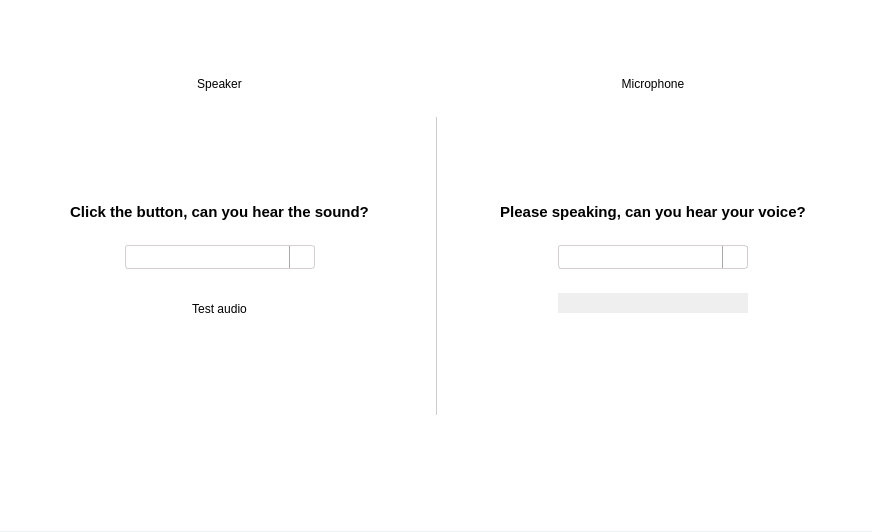
<?xml version="1.0" encoding="UTF-8"?>
<ui version="4.0">
 <class>ns::TestVoice</class>
 <widget class="QWidget" name="ns::TestVoice">
  <property name="geometry">
   <rect>
    <x>0</x>
    <y>0</y>
    <width>872</width>
    <height>532</height>
   </rect>
  </property>
  <property name="windowTitle">
   <string>YesPo Service Client</string>
  </property>
  <property name="styleSheet">
   <string notr="true">* {
	font-family: Verdana, &quot;宋体&quot;, Arial, Sans-serif, Segoe UI, Tahoma;
}

#widgetTestAudio {
	background: #ffffff;
	border-bottom : 1px solid #eff4f6;
}

#widgetTestAudio #labelSpeakImage {
	background-image: url(:/images/ui/test_audio_speaker.png);
	background-repeat: none;
	background-position: center center;
}

#widgetTestAudio #labelSpeakDescription {
	font-size: 15px;
	font-weight : bold;
}

QComboBox {
	border: 1px solid #d5cfcf;
	border-radius: 3px;
	padding: 1px 2px 1px 2px;
}

QComboBox::drop-down {
    subcontrol-origin: padding;
    subcontrol-position: top right;
    width: 24px;
    border-left-width: 1px;
    border-left-color: darkgray;
    border-left-style: solid; /* just a single line */
    border-top-right-radius: 3px; /* same radius as the QComboBox */
    border-bottom-right-radius: 3px;
}
 
QComboBox::down-arrow {
    image: url(:/images/ui/testvoice_down_arrow.png);
}

QComboBox::down-arrow:hover {
    image: url(:/images/ui/testvoice_down_arrow_hover.png);
}

QComboBox::down-arrow:pressed {
    image: url(:/images/ui/testvoice_down_arrow_pressed.png);
}

#widgetTestAudio #pushButtonSpeakTest {
	border-image: url(:/images/ui/test_playback.png) 0 3 0 3;
	border-top: 0px transparent;
	border-right: 3px transparent;
	border-bottom: 0px transparent;
	border-left: 3px transparent;
}

#widgetTestAudio #pushButtonSpeakTest:hover {
	border-image: url(:/images/ui/test_playback_hover.png) 0 3 0 3;
}

#widgetTestAudio #pushButtonSpeakTest:pressed {
	border-image: url(:/images/ui/test_playback_pressed.png) 0 3 0 3;
}

#widgetTestAudio #labelMicImage {
	background-image: url(:/images/ui/test_audio_microphone.png);
	background-repeat: none;
	background-position: center center;
}

#widgetTestAudio #labelMicDescription {
	font-size: 15px;
	font-weight : bold;
}

#widgetTestAudio #comboBoxMic {
	border: 1px solid #d5cfcf;
	border-radius: 3px;
}

#line {
	border : 1px solid #cccccc;
}</string>
  </property>
  <layout class="QVBoxLayout" name="verticalLayout">
   <property name="spacing">
    <number>0</number>
   </property>
   <property name="margin">
    <number>0</number>
   </property>
   <item>
    <widget class="QWidget" name="widgetTestAudio" native="true">
     <layout class="QHBoxLayout" name="horizontalLayout_5">
      <item>
       <layout class="QVBoxLayout" name="verticalLayout_3">
        <property name="spacing">
         <number>24</number>
        </property>
        <property name="topMargin">
         <number>68</number>
        </property>
        <property name="bottomMargin">
         <number>50</number>
        </property>
        <item>
         <widget class="QLabel" name="labelSpeakTitle">
          <property name="text">
           <string>Speaker</string>
          </property>
          <property name="alignment">
           <set>Qt::AlignCenter</set>
          </property>
         </widget>
        </item>
        <item>
         <widget class="QWidget" name="widgetSpeakerImage" native="true">
          <property name="minimumSize">
           <size>
            <width>0</width>
            <height>64</height>
           </size>
          </property>
          <property name="maximumSize">
           <size>
            <width>16777215</width>
            <height>64</height>
           </size>
          </property>
          <layout class="QVBoxLayout" name="verticalLayout_2">
           <property name="spacing">
            <number>0</number>
           </property>
           <property name="leftMargin">
            <number>0</number>
           </property>
           <property name="topMargin">
            <number>2</number>
           </property>
           <property name="rightMargin">
            <number>0</number>
           </property>
           <property name="bottomMargin">
            <number>0</number>
           </property>
           <item>
            <widget class="QLabel" name="labelSpeakImage">
             <property name="minimumSize">
              <size>
               <width>0</width>
               <height>0</height>
              </size>
             </property>
             <property name="maximumSize">
              <size>
               <width>16777215</width>
               <height>16777215</height>
              </size>
             </property>
             <property name="text">
              <string/>
             </property>
            </widget>
           </item>
          </layout>
         </widget>
        </item>
        <item>
         <widget class="QLabel" name="labelSpeakDescription">
          <property name="text">
           <string>Click the button, can you hear the sound?</string>
          </property>
          <property name="alignment">
           <set>Qt::AlignCenter</set>
          </property>
         </widget>
        </item>
        <item>
         <layout class="QHBoxLayout" name="horizontalLayout">
          <item>
           <spacer name="horizontalSpacer">
            <property name="orientation">
             <enum>Qt::Horizontal</enum>
            </property>
            <property name="sizeHint" stdset="0">
             <size>
              <width>40</width>
              <height>20</height>
             </size>
            </property>
           </spacer>
          </item>
          <item>
           <widget class="QComboBox" name="comboBoxSpeaker">
            <property name="minimumSize">
             <size>
              <width>190</width>
              <height>24</height>
             </size>
            </property>
            <property name="maximumSize">
             <size>
              <width>190</width>
              <height>24</height>
             </size>
            </property>
           </widget>
          </item>
          <item>
           <spacer name="horizontalSpacer_2">
            <property name="orientation">
             <enum>Qt::Horizontal</enum>
            </property>
            <property name="sizeHint" stdset="0">
             <size>
              <width>40</width>
              <height>20</height>
             </size>
            </property>
           </spacer>
          </item>
         </layout>
        </item>
        <item>
         <layout class="QHBoxLayout" name="horizontalLayout_2">
          <property name="topMargin">
           <number>0</number>
          </property>
          <property name="bottomMargin">
           <number>0</number>
          </property>
          <item>
           <spacer name="horizontalSpacer_3">
            <property name="orientation">
             <enum>Qt::Horizontal</enum>
            </property>
            <property name="sizeHint" stdset="0">
             <size>
              <width>40</width>
              <height>20</height>
             </size>
            </property>
           </spacer>
          </item>
          <item>
           <widget class="QPushButton" name="pushButtonSpeakTest">
            <property name="minimumSize">
             <size>
              <width>95</width>
              <height>32</height>
             </size>
            </property>
            <property name="maximumSize">
             <size>
              <width>95</width>
              <height>32</height>
             </size>
            </property>
            <property name="text">
             <string>Test audio</string>
            </property>
           </widget>
          </item>
          <item>
           <spacer name="horizontalSpacer_4">
            <property name="orientation">
             <enum>Qt::Horizontal</enum>
            </property>
            <property name="sizeHint" stdset="0">
             <size>
              <width>40</width>
              <height>20</height>
             </size>
            </property>
           </spacer>
          </item>
         </layout>
        </item>
        <item>
         <spacer name="verticalSpacer">
          <property name="orientation">
           <enum>Qt::Vertical</enum>
          </property>
          <property name="sizeHint" stdset="0">
           <size>
            <width>20</width>
            <height>40</height>
           </size>
          </property>
         </spacer>
        </item>
       </layout>
      </item>
      <item>
       <widget class="Line" name="line">
        <property name="minimumSize">
         <size>
          <width>1</width>
          <height>298</height>
         </size>
        </property>
        <property name="maximumSize">
         <size>
          <width>1</width>
          <height>298</height>
         </size>
        </property>
        <property name="orientation">
         <enum>Qt::Vertical</enum>
        </property>
       </widget>
      </item>
      <item>
       <layout class="QVBoxLayout" name="verticalLayout_6">
        <property name="spacing">
         <number>24</number>
        </property>
        <property name="topMargin">
         <number>68</number>
        </property>
        <property name="bottomMargin">
         <number>50</number>
        </property>
        <item>
         <widget class="QLabel" name="labelMicTitle">
          <property name="text">
           <string>Microphone</string>
          </property>
          <property name="alignment">
           <set>Qt::AlignCenter</set>
          </property>
         </widget>
        </item>
        <item>
         <widget class="QWidget" name="widgetMicImage" native="true">
          <property name="minimumSize">
           <size>
            <width>0</width>
            <height>64</height>
           </size>
          </property>
          <property name="maximumSize">
           <size>
            <width>16777215</width>
            <height>64</height>
           </size>
          </property>
          <layout class="QVBoxLayout" name="verticalLayout_7">
           <property name="spacing">
            <number>0</number>
           </property>
           <property name="leftMargin">
            <number>0</number>
           </property>
           <property name="topMargin">
            <number>6</number>
           </property>
           <property name="rightMargin">
            <number>0</number>
           </property>
           <property name="bottomMargin">
            <number>0</number>
           </property>
           <item>
            <widget class="QLabel" name="labelMicImage">
             <property name="text">
              <string/>
             </property>
            </widget>
           </item>
          </layout>
         </widget>
        </item>
        <item>
         <widget class="QLabel" name="labelMicDescription">
          <property name="text">
           <string>Please speaking, can you hear your voice?</string>
          </property>
          <property name="alignment">
           <set>Qt::AlignCenter</set>
          </property>
         </widget>
        </item>
        <item>
         <layout class="QHBoxLayout" name="horizontalLayout_3">
          <item>
           <spacer name="horizontalSpacer_5">
            <property name="orientation">
             <enum>Qt::Horizontal</enum>
            </property>
            <property name="sizeHint" stdset="0">
             <size>
              <width>40</width>
              <height>20</height>
             </size>
            </property>
           </spacer>
          </item>
          <item>
           <widget class="QComboBox" name="comboBoxMic">
            <property name="minimumSize">
             <size>
              <width>190</width>
              <height>24</height>
             </size>
            </property>
            <property name="maximumSize">
             <size>
              <width>190</width>
              <height>24</height>
             </size>
            </property>
           </widget>
          </item>
          <item>
           <spacer name="horizontalSpacer_6">
            <property name="orientation">
             <enum>Qt::Horizontal</enum>
            </property>
            <property name="sizeHint" stdset="0">
             <size>
              <width>40</width>
              <height>20</height>
             </size>
            </property>
           </spacer>
          </item>
         </layout>
        </item>
        <item>
         <layout class="QHBoxLayout" name="horizontalLayout_4">
          <item>
           <spacer name="horizontalSpacer_7">
            <property name="orientation">
             <enum>Qt::Horizontal</enum>
            </property>
            <property name="sizeHint" stdset="0">
             <size>
              <width>40</width>
              <height>20</height>
             </size>
            </property>
           </spacer>
          </item>
          <item>
           <widget class="ns::RenderArea" name="voiceDetectWidget" native="true">
            <property name="minimumSize">
             <size>
              <width>190</width>
              <height>20</height>
             </size>
            </property>
            <property name="maximumSize">
             <size>
              <width>190</width>
              <height>20</height>
             </size>
            </property>
            <property name="autoFillBackground">
             <bool>true</bool>
            </property>
           </widget>
          </item>
          <item>
           <spacer name="horizontalSpacer_8">
            <property name="orientation">
             <enum>Qt::Horizontal</enum>
            </property>
            <property name="sizeHint" stdset="0">
             <size>
              <width>40</width>
              <height>20</height>
             </size>
            </property>
           </spacer>
          </item>
         </layout>
        </item>
        <item>
         <spacer name="verticalSpacer_2">
          <property name="orientation">
           <enum>Qt::Vertical</enum>
          </property>
          <property name="sizeHint" stdset="0">
           <size>
            <width>20</width>
            <height>40</height>
           </size>
          </property>
         </spacer>
        </item>
       </layout>
      </item>
     </layout>
    </widget>
   </item>
  </layout>
 </widget>
 <customwidgets>
  <customwidget>
   <class>ns::RenderArea</class>
   <extends>QWidget</extends>
   <header>voicewidget.h</header>
   <container>1</container>
  </customwidget>
 </customwidgets>
 <resources>
  <include location="translator.qrc"/>
 </resources>
 <connections/>
</ui>
